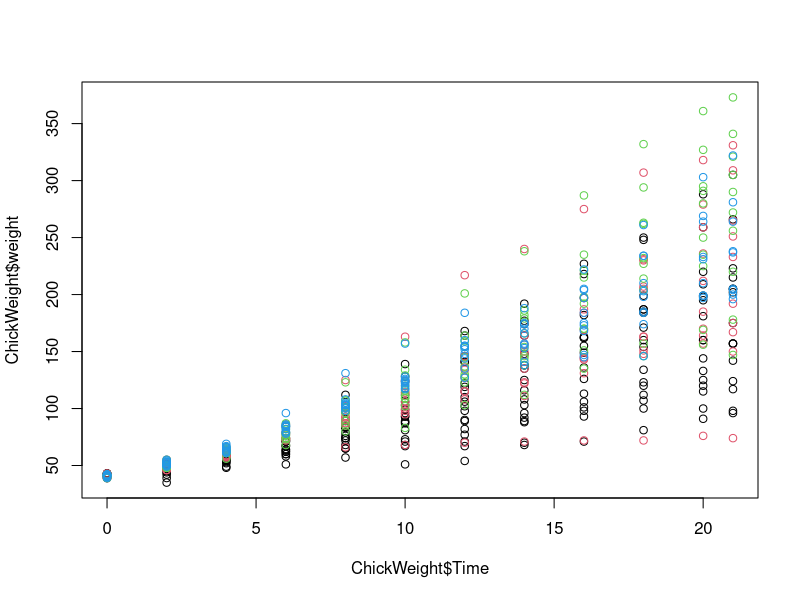
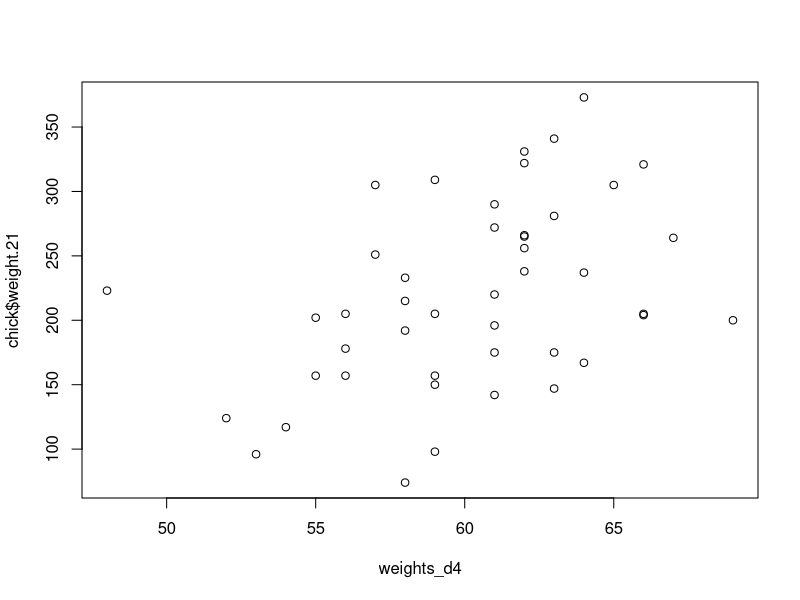

The R script that drew these images, in order:
data(ChickWeight)
head(ChickWeight)
plot( ChickWeight$Time, ChickWeight$weight, col=ChickWeight$Diet)

chick <- reshape(ChickWeight, idvar=c("Chick","Diet"), timevar="Time", 
                 direction="wide")
head(chick)
chick <- na.omit(chick)

# Exercise 1: Mean ratio with -> without outlier
weights_d4 <- chick$weight.4
weights_d4.altered <- c(chick$weight.4, 3000)
mean(weights_d4.altered) / mean(weights_d4)

# Exercise 2: Median ratio with -> without outlier
median(weights_d4.altered) / median(weights_d4)

# Exercise 3: Standard deviation ratio with -> without outlier
sd(weights_d4.altered) / sd(weights_d4)

# Exercise 4: MAD ratio with -> without outler
mad(weights_d4.altered) / mad(weights_d4)

# Exercise 5: Correlation ratio with -> witout outlier
plot(weights_d4, chick$weight.21)
cor(weights_d4.altered, c(chick$weight.21, 3000)) / cor(weights_d4, chick$weight.21)
